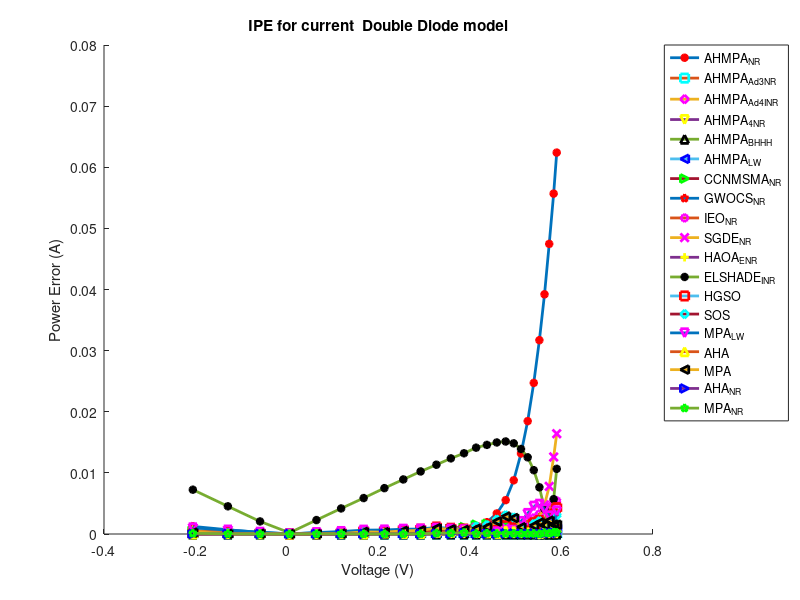

Here is the MATLAB script that generated this plot:

p1=[...
-0.2057	-0.1571548	0.000106964	0	0	0.000421685	2.89758E-10	0.000168674	0.000567952	0.001242812	0.000283733	0.000429012	0	0.007250584	7.35692E-05	9.5929E-05	0.001006822	1.4399E-05	0.00022627	2.057E-06	0.000104907
-0.1291	-0.0983742	3.4857E-05	0	0	0.000286602	7.82008E-10	0.000165248	0.000277432	0.000692175	0.000202214	0.000252257	0	0.004530495	0.000113092	0.000173097	0.000640065	8.3915E-05	1.8074E-05	1.5492E-05	3.6148E-05
-0.0588	-0.0447174	6.468E-06	0	0	0.000119952	4.83989E-10	8.0556E-05	8.96643E-05	0.000274884	9.85271E-05	0.000111452	0	0.002059022	9.83183E-05	0.000106272	0.000285062	4.998E-05	5.4684E-05	9.408E-06	8.232E-06
0.0057	0.00433485	1.197E-06	0	0	2.85E-06	1.19388E-11	3.99E-07	3.97168E-06	2.16001E-05	8.66607E-06	1.19549E-05	0	0.000200773	5.83627E-06	4.886E-06	2.31311E-05	1.938E-06	1.653E-06	3.99E-07	1.653E-06
0.0646	0.049096	1.3566E-05	0	0	2.6486E-05	4.22839E-11	3.9406E-05	2.09517E-06	0.00019853	9.49875E-05	0.000141475	0	0.002281139	5.98026E-05	3.13199E-05	0.000231486	6.0078E-05	1.2274E-05	1.1628E-05	2.0672E-05
0.1185	0.0899415	1.3035E-05	0	0	8.4135E-05	1.1219E-11	8.4135E-05	5.66011E-05	0.000298238	0.000180396	0.000258026	0	0.004181279	0.000161043	7.94818E-05	0.00040406	0.00011139	7.347E-05	2.133E-05	2.844E-05
0.1678	0.1270246	2.8526E-05	0	0	1.3424E-05	1.18102E-09	4.3628E-05	0.000125954	0.000369898	0.000295779	0.000331167	0	0.005880856	0.000467715	0.000315497	0.000631776	1.8458E-05	0.00034399	3.356E-06	6.712E-06
0.2132	0.1613924	1.7056E-05	0	0	0.00023452	3.98437E-10	0.000166296	0.000290803	0.000333003	0.000345354	0.000458492	0	0.007505881	0.000452703	0.000219228	0.000660673	0.000179088	0.00029848	3.4112E-05	1.9188E-05
0.2545	0.19227475	6.3625E-05	0	0	0.00021887	1.18874E-09	0.000109435	0.000430561	0.000311209	0.000436329	0.000530949	0	0.008927316	0.000688502	0.000372325	0.000783408	9.9255E-05	0.000509	2.036E-05	1.2725E-05
0.2924	0.2204696	0.000105264	0	0	0.000274856	1.37935E-09	0.000137428	0.000606857	0.000250885	0.000498571	0.000619191	0	0.010235217	0.000786599	0.000394509	0.000811334	9.6492E-05	0.000590648	1.7544E-05	3.2164E-05
0.3269	0.24533845	0.000241906	0	0	6.2111E-05	3.4509E-09	0.00019614	0.000732646	0.000248283	0.000605372	0.000644554	0	0.011331487	0.001142937	0.00069187	0.000948075	0.000290941	0.00094801	5.2304E-05	0.000127491
0.3585	0.26762025	0.000369255	0	0	5.736E-05	2.90146E-09	0.000132645	0.000948682	0.000177105	0.000601487	0.000751696	0	0.012372154	0.000937223	0.000452465	0.00079327	0.00030114	0.000756435	5.736E-05	0.0001434
0.3873	0.28602105	0.000670029	0	0	0.000402792	3.45333E-09	0.000340824	0.001123993	0.000182763	0.000594162	0.000810118	0	0.013206516	0.000806069	0.000318806	0.000684777	0.000615807	0.000662283	0.00011619	0.000216888
0.4137	0.3011736	0.000988743	0	0	0.000388878	3.73629E-09	0.000657783	0.001526524	1.1218E-05	0.000283194	0.001078675	0	0.014124903	0.000745377	0.001204334	8.61201E-05	0.000268905	0.000843948	4.9644E-05	4.137E-05
0.4373	0.30895245	0.001937239	0	0	0.000223023	3.12908E-09	0.000367332	0.001653679	0.000158223	0.000132128	0.001052209	0	0.014578878	0.001042825	0.001451999	0.000135899	0.000192412	0.001097623	3.4984E-05	0.000126817
0.459	0.3100545	0.00336447	0	0	0.00010098	6.87617E-09	0.0008262	0.001862905	0.000256902	0.00026037	0.001078249	0	0.014975529	0.001999539	0.002351735	0.000354969	0.00010557	0.00204255	1.836E-05	5.049E-05
0.4784	0.3023488	0.005544656	0	0	0.000220064	1.02482E-08	0.001416064	0.001997601	0.000417317	0.000765531	0.001030393	0	0.015136081	0.002756819	0.003062602	0.000282723	0.000593216	0.00284648	0.000110032	6.6976E-05
0.496	0.284208	0.00878912	0	0	4.96E-05	8.08078E-09	0.00145328	0.001892199	0.000758544	0.001230001	0.000817953	0	0.014832538	0.002417679	0.002694935	0.00051413	0.0005208	0.00260896	9.424E-05	7.936E-05
0.5119	0.2554381	0.013171187	0	0	0.000808802	8.83172E-10	0.000803683	0.001501253	0.00127639	0.001588802	0.000527747	0	0.013908133	0.000782333	0.001043727	0.002046268	0.000327616	0.001100585	5.6309E-05	6.6547E-05
0.5265	0.2174445	0.01846962	0	0	0.000742365	2.67513E-09	0.00077922	0.001121331	0.001637088	0.00212335	0.000611972	0	0.012548911	0.000438033	0.00019344	0.003359161	0.00035802	0	6.318E-05	5.265E-05
0.5398	0.1708467	0.024717442	0	0	0.000777312	5.61693E-09	0.000550596	0.000617585	0.001955482	0.002638552	0.001136223	0	0.010442743	0.001826818	0.001628379	0.004550962	0.000555994	0.001360296	9.7164E-05	7.5572E-05
0.5521	0.1170452	0.031712624	0	0	9.9378E-05	5.41981E-09	0.000701167	0.000176273	0.002037375	0.003288787	0.002478771	0	0.007643414	0.002189447	0.002094214	0.004868895	8.2815E-05	0.001860577	1.6563E-05	2.2084E-05
0.5633	0.05830155	0.039216946	0	0	0.000895647	3.28288E-09	0.000951977	0.000203944	0.001902661	0.004003841	0.004767668	0	0.00409427	0.001411714	0.001503811	0.004084658	0.000715391	0.001447681	0.000123926	0.000180256
0.5736	-0.005736	0.047464253	0	0	0.000433584	4.47492E-10	0.000217796	0.000907741	0.00196948	0.004344198	0.007790174	0	0.000731202	0.001453448	0.001853728	0.002966906	0.000722736	0.002191324	0.000131297	0.000128716
0.5833	-0.0717459	0.055683568	0	0	0.001819896	5.51406E-09	0.000670795	0.000940116	0.001218348	0.005351105	0.012600021	0	0.005704013	0.003282603	0.002459313	0.001225222	0.001469916	0.001545745	0.000250819	0.000279984
0.59	-0.1239	0.0623984	0	0	0.0006608	1.07622E-08	0.000885	0.001547309	0.001214047	0.00542331	0.01640432	0	0.010659131	0.004306359	0.003056795	0.00377936	0.0009145	0.0015222	0.0001652	0.0002301
];

vt=p1(:,1);
It=p1(:,2);

figure;
col2=['b','g','r','c','m','y','k','b','g','r','m','m','y','k','r','c','m','y','k','b','g','r'];
col1=['x','+','*','s','d','v','^','<','>','p','h','x','+','*','s','d','v','^','<','>','p','h'];
for i=3:length(p1(1,:))
    hold on
    Pa=p1(:,i);
    plot(vt,Pa,'Marker',col1(i),'MarkerEdgeColor',col2(i),'MarkerSize',6,'LineWidth',2)
    
end


title('IPE for current  Double Diode model')
xlabel('Voltage (V)');
ylabel('Power Error (A)');
legend('AHMPA_N_R',	'AHMPA_A_d_3_N_R',	'AHMPA_A_d_4_I_N_R',	'AHMPA_4_N_R',	'AHMPA_B_H_H_H',...
    'AHMPA_L_W',	'CCNMSMA_N_R',	'GWOCS_N_R',	'IEO_N_R',	'SGDE_N_R',...
    'HAOA_E_N_R	','ELSHADE_I_N_R',	'HGSO',	'SOS',...
    'MPA_L_W','AHA','MPA','AHA_N_R','MPA_N_R','Location','NorthEastOutside')


